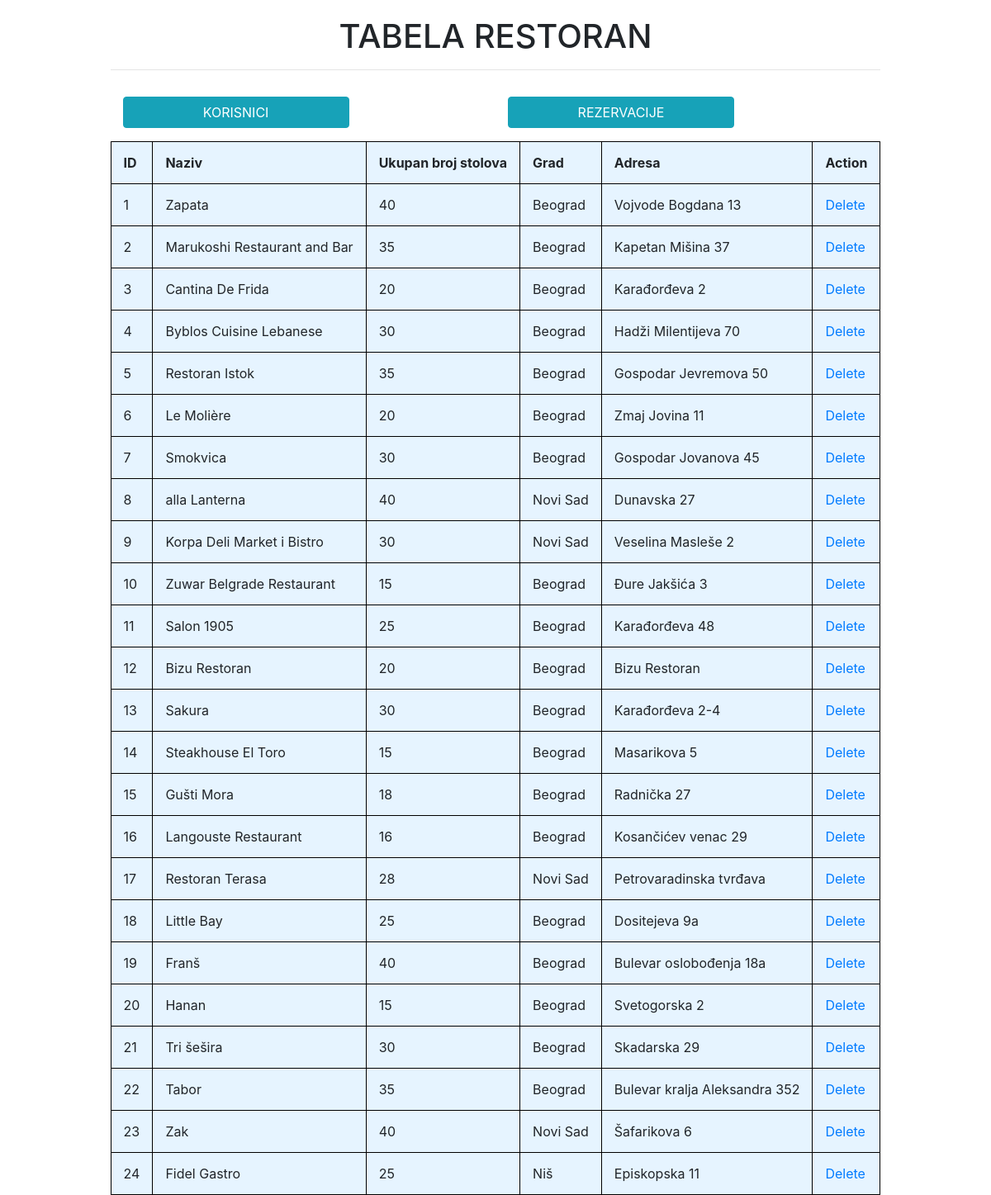
Page /admin/restoran.php on the committed database.
### tables this page shows
CREATE TABLE IF NOT EXISTS `restoran` (
  `id_restorana` INT NOT NULL AUTO_INCREMENT,
  `naziv_restorana` VARCHAR(30) NOT NULL,
  `ukupan_broj_stolova` INT(100) NOT NULL DEFAULT 20,
  `grad` VARCHAR(45) NOT NULL,
  `adresa` VARCHAR(45) NOT NULL,
  PRIMARY KEY (`id_restorana`));

### admin/db.php (called while the page is built, shortened)
<?php
function selectRestoran(mysqli $db){
    $data = [];
    $sql = 'select * from restoran';
    $result = $db->query($sql);
    if ($result->num_rows > 0){
        while($row = $result->fetch_assoc()){
            $data[] = $row;
        }
    }
    return $data;
}

### admin/restoran.php (the view, shortened to what this page needs)
<?php
require_once 'db.php';
$db = connect(DB_HOST, DB_NAME, DB_USERNAME, DB_PASSWORD);
$records = selectRestoran($db);
?>
<html>
	<head>
    <link rel="stylesheet" type="text/css" href="style.css">
    <link rel="stylesheet" href="https://maxcdn.bootstrapcdn.com/bootstrap/4.5.0/css/bootstrap.min.css">
    </head>
   	<body>
        <h1> TABELA RESTORAN</h1>
        <hr>
      		<table>
              	<thead>
                    <tr>
                        <th>ID</th>
                         <th>Naziv</th>
                         <th>Ukupan broj stolova</th>
                         <th>Grad</th>
                         <th>Adresa</th>
                   		<th>Action</th>
                    </tr>
             	</thead>
            	<tbody>
                    <?php
                    if(count($records) > 0):
                    	foreach($records as $record):
                    		?>
                    		<tr>
                    			<td><?php echo $record['id_restorana'];?></td>
                          <td><?php echo $record['naziv_restorana'];?></td>
                          <td><?php echo $record['ukupan_broj_stolova'];?></td>
                          <td><?php echo $record['grad'];?></td>
                          <td><?php echo $record['adresa'];?></td>
                    			<td><a href="delete.php?id=<?php echo $record['id_restorana'];?>&location=<?php echo "restoran.php";?>">Delete</a></td>
                    		</tr>
                    		<?php
                    	endforeach;
                    else :
                    ?>
                    <tr>
              	        <td colspan = "5">Cannot find any records </td>
                    </tr>
                    <?php endif ?>
                </tbody>
                <div class="container">
                  <div class="row">
                      <div class="col-6">
                        <a href="korisnik.php"><input class="btn btn-info" value="KORISNICI"></a>
                      </div>
                      <div class="col-6">
                        <a href="rezervacija.php"><input class="btn btn-info" value="REZERVACIJE"></a>
                      </div>
                  </div>
                </div>
    </body>
</html>

### admin/style.css (style rules this page uses)
body { font-family: Arial, Helvetica, sans-serif; display: table-cell; vertical-align: top; padding-top: 20px; display: inline-block; margin: 0px auto; }
.container { padding: 16px; }
table, th, td { border: 1px solid black; padding: 15px; background-color: #e6f4ff; }
h1 { text-align: center; }
html { display: table; margin: auto; }

### rows in the picture
restoran: id_restorana "1", naziv_restorana "Zapata", ukupan_broj_stolova "40", grad "Beograd", adresa "Vojvode Bogdana 13"
restoran: id_restorana "2", naziv_restorana "Marukoshi Restaurant and Bar", ukupan_broj_stolova "35", grad "Beograd", adresa "Kapetan Mišina 37"
restoran: id_restorana "3", naziv_restorana "Cantina De Frida", ukupan_broj_stolova "20", grad "Beograd", adresa "Karađorđeva 2"
restoran: id_restorana "4", naziv_restorana "Byblos Cuisine Lebanese", ukupan_broj_stolova "30", grad "Beograd", adresa "Hadži Milentijeva 70"
restoran: id_restorana "5", naziv_restorana "Restoran Istok", ukupan_broj_stolova "35", grad "Beograd", adresa "Gospodar Jevremova 50"
restoran: id_restorana "6", naziv_restorana "Le Molière", ukupan_broj_stolova "20", grad "Beograd", adresa "Zmaj Jovina 11"
restoran: id_restorana "7", naziv_restorana "Smokvica", ukupan_broj_stolova "30", grad "Beograd", adresa "Gospodar Jovanova 45"
restoran: id_restorana "8", naziv_restorana "alla Lanterna", ukupan_broj_stolova "40", grad "Novi Sad", adresa "Dunavska 27"
restoran: id_restorana "9", naziv_restorana "Korpa Deli Market i Bistro", ukupan_broj_stolova "30", grad "Novi Sad", adresa "Veselina Masleše 2"
restoran: id_restorana "10", naziv_restorana "Zuwar Belgrade Restaurant", ukupan_broj_stolova "15", grad "Beograd", adresa "Đure Jakšića 3"
restoran: id_restorana "11", naziv_restorana "Salon 1905", ukupan_broj_stolova "25", grad "Beograd", adresa "Karađorđeva 48"
restoran: id_restorana "12", naziv_restorana "Bizu Restoran", ukupan_broj_stolova "20", grad "Beograd", adresa "Bizu Restoran"
restoran: id_restorana "13", naziv_restorana "Sakura", ukupan_broj_stolova "30", grad "Beograd", adresa "Karađorđeva 2-4"
restoran: id_restorana "14", naziv_restorana "Steakhouse El Toro", ukupan_broj_stolova "15", grad "Beograd", adresa "Masarikova 5"
restoran: id_restorana "15", naziv_restorana "Gušti Mora", ukupan_broj_stolova "18", grad "Beograd", adresa "Radnička 27"
restoran: id_restorana "16", naziv_restorana "Langouste Restaurant", ukupan_broj_stolova "16", grad "Beograd", adresa "Kosančićev venac 29"
restoran: id_restorana "17", naziv_restorana "Restoran Terasa", ukupan_broj_stolova "28", grad "Novi Sad", adresa "Petrovaradinska tvrđava"
restoran: id_restorana "18", naziv_restorana "Little Bay", ukupan_broj_stolova "25", grad "Beograd", adresa "Dositejeva 9a"
restoran: id_restorana "19", naziv_restorana "Franš", ukupan_broj_stolova "40", grad "Beograd", adresa "Bulevar oslobođenja 18a"
restoran: id_restorana "20", naziv_restorana "Hanan", ukupan_broj_stolova "15", grad "Beograd", adresa "Svetogorska 2"
restoran: id_restorana "21", naziv_restorana "Tri šešira", ukupan_broj_stolova "30", grad "Beograd", adresa "Skadarska 29"
restoran: id_restorana "22", naziv_restorana "Tabor", ukupan_broj_stolova "35", grad "Beograd", adresa "Bulevar kralja Aleksandra 352"
restoran: id_restorana "23", naziv_restorana "Zak", ukupan_broj_stolova "40", grad "Novi Sad", adresa "Šafarikova 6"
restoran: id_restorana "24", naziv_restorana "Fidel Gastro", ukupan_broj_stolova "25", grad "Niš", adresa "Episkopska 11"
